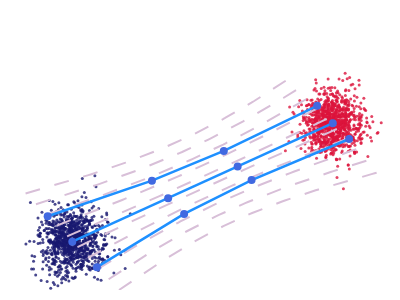

Source (notebook cell):
### Code cell
set_seed(0)

gt_traj = natural_euler_straight.sample_loop(x_0=gt_x_0, num_steps=100).trajectories
print(euler_traj[-1])

fig = go.Figure()
alpha_gt_points = 0.8
markersize_gt_points = 3
markersize_ODE = 8

D0_gt_samples = pi_0.sample([1000])
fig.add_trace(
    go.Scatter(
        x=D0_gt_samples[:, 0],
        y=D0_gt_samples[:, 1],
        mode="markers",
        name="initial noise",
        marker=dict(size=markersize_gt_points, opacity=alpha_gt_points, color="MidnightBlue"),
        showlegend=True,
        hovertemplate='(%{x:.3f}, %{y:.3f})<extra>%{fullData.name}</extra>'
    )
)
D1_gt_samples = pi_1.sample([1000])
fig.add_trace(
    go.Scatter(
        x=D1_gt_samples[:, 0],
        y=D1_gt_samples[:, 1],
        mode="markers",
        name="ground truth data",
        marker=dict(size=markersize_gt_points, opacity=alpha_gt_points, color="Crimson"),
        showlegend=True,
        hovertemplate='(%{x:.3f}, %{y:.3f})<extra>%{fullData.name}</extra>'
    )
)

# Plot GT ODE traj
gt_traj_list = [
    traj.detach().cpu().numpy() for traj in gt_traj
]
gt_traj_list = np.stack(gt_traj_list) # [timesteps, batch, 2]

all_line_x = []
all_line_y = []
for i in range(gt_traj_list.shape[1]):
    line_x = gt_traj_list[:, i, 0]
    line_y = gt_traj_list[:, i, 1]
    all_line_x.extend(line_x.tolist() + [np.nan])
    all_line_y.extend(line_y.tolist() + [np.nan])
fig.add_trace(
    go.Scatter(
        x=all_line_x,
        y=all_line_y,
        mode="lines",
        name=f"GT ODE traj",
        line=dict(dash="longdash", color="Thistle", width=2.), # dash: 'solid', 'dot', 'dash', 'longdash', 'dashdot', 'longdashdot'
        opacity=1.0,
        showlegend=True,
        # hovertemplate='(%{x:.3f}, %{y:.3f})<extra>%{fullData.name} traj</extra>'
        hoverinfo="skip",
    )
)


# Plot Euler traj, with dots at each discrete point, may add arrow
euler_traj_list = [
    traj.detach().cpu().numpy() for traj in euler_traj
]
euler_traj_list = np.stack(euler_traj_list) # [timesteps, batch, 2]

all_line_x = []
all_line_y = []
for i in range(euler_traj_list.shape[1]):
    line_x = euler_traj_list[:, i, 0]
    line_y = euler_traj_list[:, i, 1]
    all_line_x.extend(line_x.tolist() + [np.nan])
    all_line_y.extend(line_y.tolist() + [np.nan])
fig.add_trace(
    go.Scatter(
        x=all_line_x,
        y=all_line_y,
        mode="lines+markers",
        name=f"Euler sampler",
        line=dict(dash="solid", color="DodgerBlue", width=2.5), # dash: 'solid', 'dot', 'dash', 'longdash', 'dashdot', 'longdashdot'
        marker=dict(size=markersize_ODE, opacity=1.0, color="RoyalBlue"),
        showlegend=True,
        hovertemplate='(%{x:.3f}, %{y:.3f})<extra>%{fullData.name}</extra>',
        hoverinfo="skip",
    )
)

fig.update_xaxes(
	range=[-7, 5.2],
	showgrid=False,        
	griddash="solid",          
	showticklabels=False,      
	showline=False,            
	zeroline=False,           
	mirror=False,
	# dtick=dtick_x,
	# tick0=min_x,          
)

fig.update_yaxes(
	range=[-1.5, 7.2],
	showgrid=False,
	griddash="solid",
	showticklabels=False,
	showline=False,
	zeroline=False,
	mirror=False,
	# dtick=dtick_y,
	# tick0=min_y,
)

# 去掉所有 slider、frames、按钮，仅保留静态可视化
fig.update_layout(
	margin=dict(l=10, r=10, t=10, b=10),
	showlegend=False,
	height=300,
	width=400,
    template="plotly_white",
	# autosize=True,
)

fig.show()

### Figure 1 — Plotly figure (JSON) as saved in the notebook; plotly's stock layout.template omitted (floating-point values rounded to 4 significant figures; data arrays with more than 128 entries replaced by an {"elided": "..."} marker saying what was removed)
{"data": [{"hovertemplate": "(%{x:.3f}, %{y:.3f})<extra>%{fullData.name}</extra>", "marker": {"color": "MidnightBlue", "opacity": 0.8, "size": 3}, "mode": "markers", "name": "initial noise", "showlegend": true, "type": "scatter", "x": {"elided": "1000 float values"}, "y": {"elided": "1000 float values"}}, {"hovertemplate": "(%{x:.3f}, %{y:.3f})<extra>%{fullData.name}</extra>", "marker": {"color": "Crimson", "opacity": 0.8, "size": 3}, "mode": "markers", "name": "ground truth data", "showlegend": true, "type": "scatter", "x": {"elided": "1000 float values"}, "y": {"elided": "1000 float values"}}, {"hoverinfo": "skip", "line": {"color": "Thistle", "dash": "longdash", "width": 2}, "mode": "lines", "name": "GT ODE traj", "opacity": 1, "showlegend": true, "type": "scatter", "x": {"elided": "1020 float values"}, "y": {"elided": "1020 float values"}}, {"hoverinfo": "skip", "hovertemplate": "(%{x:.3f}, %{y:.3f})<extra>%{fullData.name}</extra>", "line": {"color": "DodgerBlue", "dash": "solid", "width": 2.5}, "marker": {"color": "RoyalBlue", "opacity": 1, "size": 8}, "mode": "lines+markers", "name": "Euler sampler", "showlegend": true, "type": "scatter", "x": [-5.791, -2.443, -0.1352, 2.861, null, -5, -1.923, 0.3083, 3.363, null, -4.209, -1.41, 0.7564, 3.888, null], "y": [0.7906, 1.897, 2.821, 4.223, null, 0, 1.353, 2.337, 3.683, null, -0.7906, 0.8637, 1.915, 3.191, null]}], "layout": {"height": 300, "margin": {"b": 10, "l": 10, "r": 10, "t": 10}, "showlegend": false, "width": 400, "xaxis": {"griddash": "solid", "mirror": false, "range": [-7, 5.2], "showgrid": false, "showline": false, "showticklabels": false, "zeroline": false}, "yaxis": {"griddash": "solid", "mirror": false, "range": [-1.5, 7.2], "showgrid": false, "showline": false, "showticklabels": false, "zeroline": false}}}
